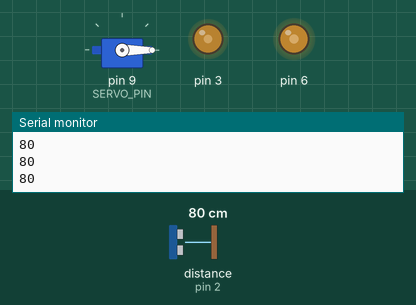
Bench run of a sketch on a simulated Arduino Uno, built with avr-gcc and run on an emulated ATmega328P. Parts: servo, output pins drawn as LEDs (lit = HIGH), the last lines printed to the serial monitor. The inputs (shaded band) are chosen by the test bench; at power-on: distance to the obstacle (sensor on pin 2) 80 cm. The echo pulse lasts 58.3 µs per cm.

Above: at 1.2 s.
1.3 s: distance to the obstacle (sensor on pin 2) set to 12 cm
2.8 s: distance to the obstacle (sensor on pin 2) set to 9 cm
At 4.0 s:
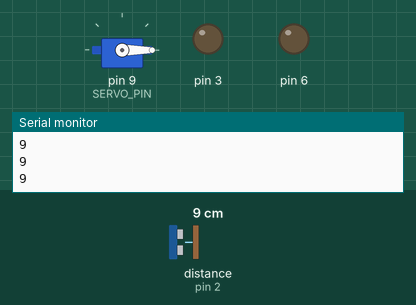
4.3 s: distance to the obstacle (sensor on pin 2) set to 18 cm
At 5.2 s:
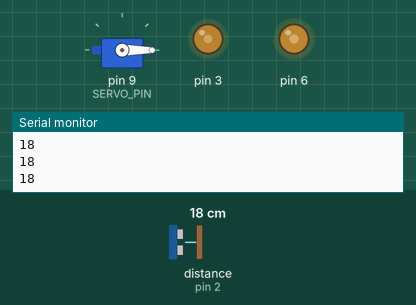
5.8 s: distance to the obstacle (sensor on pin 2) set to 2 cm
At 6.4 s:
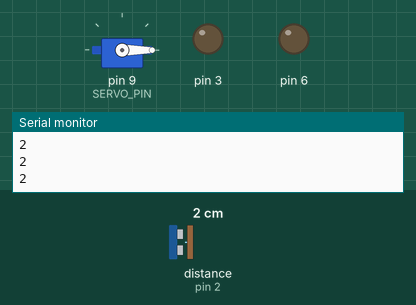
Timing chart, 0 to 8.3 s (numbered marks = the images above; inputs shaded):
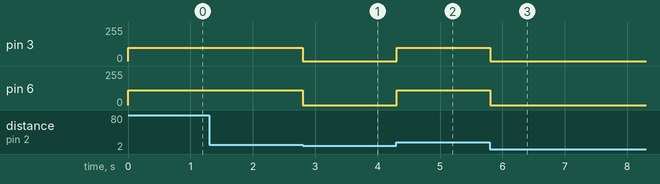

Measured:
- the behaviour switches between 11 and 10 cm on distance to the obstacle (sensor on pin 2) (found by bisection; images 0 and 1)
- after the input at 2.8 s, pin 3: 100/255 → 0/255 at once; pin 6: 112/255 → 0/255 at once
- after the input at 4.3 s, pin 3: 0/255 → 100/255 at once; pin 6: 0/255 → 112/255 at once
- after the input at 5.8 s, pin 3: 100/255 → 0/255 at once; pin 6: 112/255 → 0/255 at once

The sketch:

Distance_Detection_Example.ino
```cpp
// This will demonstrate the HC_SR04 & Servo
// The car will check the distance of objects in front of it.
// If an object is within DESIRED_DISTANCE, then the car will stop.

#include <Servo.h>
#include <HC_SR04.h>
#include <motor_control.h>

#define SERVO_PIN 9
#define TRIG_PIN 10
#define ECHO_PIN 2
#define ECHO_INT 0
#define CENTER 90
#define DESIRED_DISTANCE 30

Servo actuator;
HC_SR04 dist_sensor(TRIG_PIN, ECHO_PIN, ECHO_INT);
// Current distance to closest object
int distance;

void setup() {
  Serial.begin(9600);

  //Attach servo to servo pin, and rotate to point sensor forward
  actuator.attach(SERVO_PIN);
  actuator.write(0);

  //Initialize distance sensor and start pinging for distances
  dist_sensor.begin();
  dist_sensor.start();

}

void loop() {
  // Gets distance
  if(dist_sensor.isFinished()) {
    distance = dist_sensor.getRange();
    dist_sensor.start();
  }

  Serial.println(distance);

//  // Stops motor if within DESIRED_DISTANCE, otherwise drives
  if(distance <= 10){
    raw_motor_control(0,0);
  } else {
    raw_motor_control(100*1.1275,100);
  }


}
```
